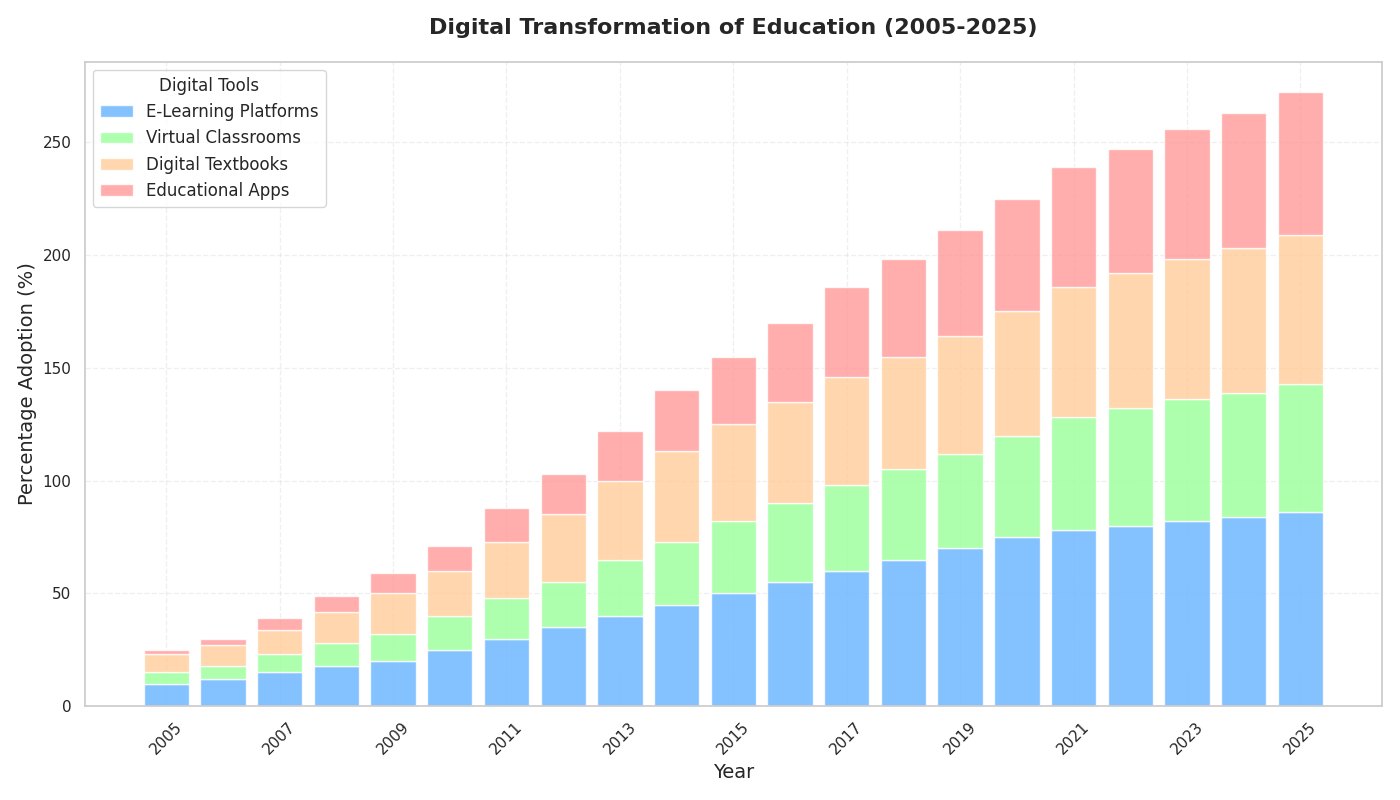

Python code for this plot:
import matplotlib.pyplot as plt
import numpy as np

years = np.arange(2005, 2026)

e_learning_platforms = [
    10, 12, 15, 18, 20, 25, 30, 35, 40, 45, 50, 55, 60, 65, 70, 75, 78, 80, 82, 84, 86
]
virtual_classrooms = [
    5, 6, 8, 10, 12, 15, 18, 20, 25, 28, 32, 35, 38, 40, 42, 45, 50, 52, 54, 55, 57
]
digital_textbooks = [
    8, 9, 11, 14, 18, 20, 25, 30, 35, 40, 43, 45, 48, 50, 52, 55, 58, 60, 62, 64, 66
]
educational_apps = [
    2, 3, 5, 7, 9, 11, 15, 18, 22, 27, 30, 35, 40, 43, 47, 50, 53, 55, 58, 60, 63
]

fig, ax = plt.subplots(figsize=(14, 8))

ax.bar(years, e_learning_platforms, label='E-Learning Platforms', color='#66b3ff', alpha=0.8)
ax.bar(years, virtual_classrooms, bottom=e_learning_platforms, label='Virtual Classrooms', color='#99ff99', alpha=0.8)
bottom_base = np.array(e_learning_platforms) + np.array(virtual_classrooms)
ax.bar(years, digital_textbooks, bottom=bottom_base, label='Digital Textbooks', color='#ffcc99', alpha=0.8)
combined_base = bottom_base + np.array(digital_textbooks)
ax.bar(years, educational_apps, bottom=combined_base, label='Educational Apps', color='#ff9999', alpha=0.8)

ax.set_title('Digital Transformation of Education (2005-2025)', fontsize=16, fontweight='bold', pad=20)
ax.set_xlabel('Year', fontsize=14)
ax.set_ylabel('Percentage Adoption (%)', fontsize=14)

ax.set_xticks(years[::2])
ax.set_xticklabels(years[::2], rotation=45)

ax.grid(alpha=0.3, linestyle='--')
ax.legend(loc='upper left', fontsize=12, title='Digital Tools')

plt.tight_layout()
plt.show()
